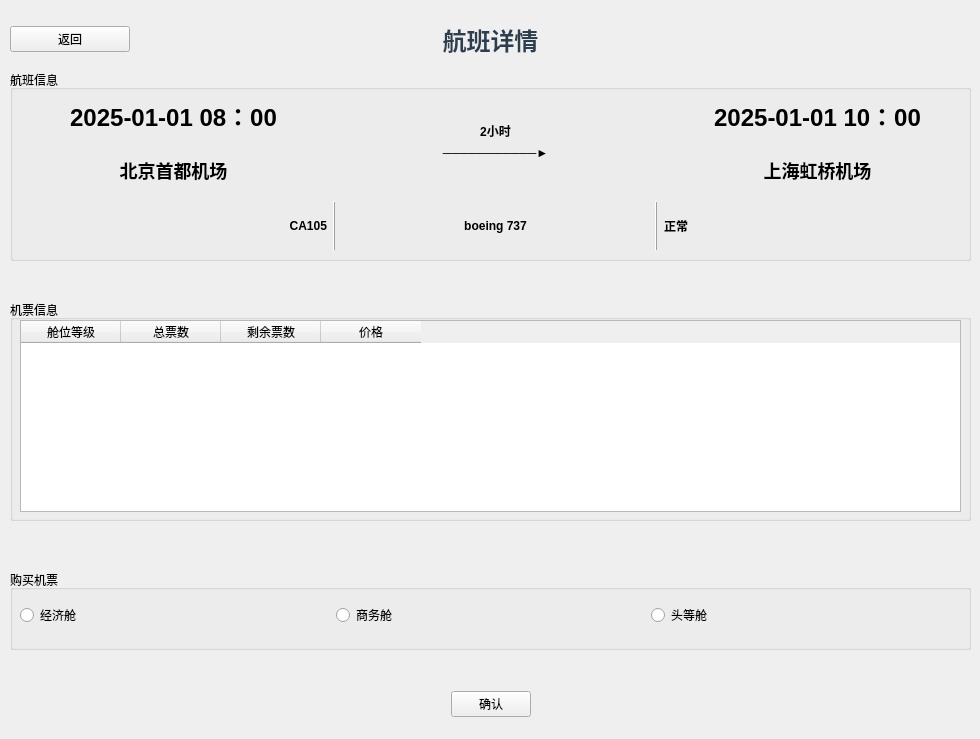
      <widget class="QWidget" name="page_flight_detail">
       <property name="styleSheet">
        <string notr="true">QLabel#labelDepartTime{font-size:24px;font-weight:bold;
}
QLabel#labelArriveTime{font-size:24px;font-weight:bold;
}
QLabel#labelDepartAirport{font-size:18px;font-weight:bold;
}
QLabel#labelArriveAirport{font-size:18px;font-weight:bold;
}
QLabel{font-weight:bold;}</string>
       </property>
       <widget class="QWidget" name="horizontalLayoutWidget_4">
        <property name="geometry">
         <rect>
          <x>10</x>
          <y>10</y>
          <width>961</width>
          <height>59</height>
         </rect>
        </property>
        <layout class="QHBoxLayout" name="horizontalLayout_8">
         <property name="spacing">
          <number>300</number>
         </property>
         <item>
          <widget class="QPushButton" name="btnBackFromDetail">
           <property name="text">
            <string>返回</string>
           </property>
           <property name="icon">
            <iconset theme="QIcon::ThemeIcon::GoPrevious"/>
           </property>
          </widget>
         </item>
         <item>
          <widget class="QLabel" name="label_7">
           <property name="styleSheet">
            <string notr="true">font-size: 18pt;
font-weight: bold; color: #2c3e50; padding: 10px;</string>
           </property>
           <property name="text">
            <string>航班详情</string>
           </property>
           <property name="alignment">
            <set>Qt::AlignmentFlag::AlignCenter</set>
           </property>
          </widget>
         </item>
         <item>
          <widget class="QWidget" name="widget_2" native="true"/>
         </item>
        </layout>
       </widget>
       <widget class="QGroupBox" name="groupBoxFlightInfo">
        <property name="geometry">
         <rect>
          <x>10</x>
          <y>70</y>
          <width>961</width>
          <height>191</height>
         </rect>
        </property>
        <property name="title">
         <string>航班信息</string>
        </property>
        <widget class="QWidget" name="gridLayoutWidget_3">
         <property name="geometry">
          <rect>
           <x>10</x>
           <y>20</y>
           <width>951</width>
           <height>161</height>
          </rect>
         </property>
         <layout class="QGridLayout" name="gridLayout">
          <item row="0" column="4">
           <widget class="QLabel" name="labelArriveTime">
            <property name="text">
             <string>2025-01-01 10：00</string>
            </property>
            <property name="alignment">
             <set>Qt::AlignmentFlag::AlignCenter</set>
            </property>
           </widget>
          </item>
          <item row="2" column="2">
           <widget class="QLabel" name="labelAirplaneModel">
            <property name="text">
             <string>boeing 737</string>
            </property>
            <property name="alignment">
             <set>Qt::AlignmentFlag::AlignCenter</set>
            </property>
           </widget>
          </item>
          <item row="1" column="0">
           <widget class="QLabel" name="labelDepartAirport">
            <property name="text">
             <string>北京首都机场</string>
            </property>
            <property name="alignment">
             <set>Qt::AlignmentFlag::AlignCenter</set>
            </property>
           </widget>
          </item>
          <item row="2" column="4">
           <widget class="QLabel" name="labelStatus">
            <property name="text">
             <string>正常</string>
            </property>
           </widget>
          </item>
          <item row="0" column="0">
           <widget class="QLabel" name="labelDepartTime">
            <property name="text">
             <string>2025-01-01 08：00</string>
            </property>
            <property name="alignment">
             <set>Qt::AlignmentFlag::AlignCenter</set>
            </property>
           </widget>
          </item>
          <item row="2" column="0">
           <widget class="QLabel" name="labelFlightNo">
            <property name="text">
             <string>CA105</string>
            </property>
            <property name="alignment">
             <set>Qt::AlignmentFlag::AlignRight|Qt::AlignmentFlag::AlignTrailing|Qt::AlignmentFlag::AlignVCenter</set>
            </property>
           </widget>
          </item>
          <item row="1" column="4">
           <widget class="QLabel" name="labelArriveAirport">
            <property name="text">
             <string>上海虹桥机场</string>
            </property>
            <property name="alignment">
             <set>Qt::AlignmentFlag::AlignCenter</set>
            </property>
           </widget>
          </item>
          <item row="1" column="2">
           <widget class="QLabel" name="label_11">
            <property name="text">
             <string>───────────►</string>
            </property>
            <property name="alignment">
             <set>Qt::AlignmentFlag::AlignHCenter|Qt::AlignmentFlag::AlignTop</set>
            </property>
           </widget>
          </item>
          <item row="2" column="1">
           <widget class="QFrame" name="frame_3">
            <property name="frameShape">
             <enum>QFrame::Shape::VLine</enum>
            </property>
            <property name="frameShadow">
             <enum>QFrame::Shadow::Raised</enum>
            </property>
           </widget>
          </item>
          <item row="0" column="2">
           <widget class="QLabel" name="labelDuration">
            <property name="text">
             <string>2小时</string>
            </property>
            <property name="alignment">
             <set>Qt::AlignmentFlag::AlignBottom|Qt::AlignmentFlag::AlignHCenter</set>
            </property>
           </widget>
          </item>
          <item row="2" column="3">
           <widget class="QFrame" name="frame_4">
            <property name="frameShape">
             <enum>QFrame::Shape::VLine</enum>
            </property>
            <property name="frameShadow">
             <enum>QFrame::Shadow::Raised</enum>
            </property>
           </widget>
          </item>
         </layout>
        </widget>
       </widget>
       <widget class="QGroupBox" name="groupBox">
        <property name="geometry">
         <rect>
          <x>10</x>
          <y>300</y>
          <width>961</width>
          <height>221</height>
         </rect>
        </property>
        <property name="title">
         <string>机票信息</string>
        </property>
        <widget class="QTableWidget" name="tableTickets">
         <property name="geometry">
          <rect>
           <x>10</x>
           <y>20</y>
           <width>941</width>
           <height>192</height>
          </rect>
         </property>
         <column>
          <property name="text">
           <string>舱位等级</string>
          </property>
         </column>
         <column>
          <property name="text">
           <string>总票数</string>
          </property>
         </column>
         <column>
          <property name="text">
           <string>剩余票数</string>
          </property>
         </column>
         <column>
          <property name="text">
           <string>价格</string>
          </property>
         </column>
        </widget>
       </widget>
       <widget class="QGroupBox" name="groupBox_">
        <property name="geometry">
         <rect>
          <x>10</x>
          <y>570</y>
          <width>961</width>
          <height>80</height>
         </rect>
        </property>
        <property name="title">
         <string>购买机票</string>
        </property>
        <widget class="QWidget" name="horizontalLayoutWidget_8">
         <property name="geometry">
          <rect>
           <x>10</x>
           <y>20</y>
           <width>941</width>
           <height>51</height>
          </rect>
         </property>
         <layout class="QHBoxLayout" name="horizontalLayout_14">
          <item>
           <widget class="QRadioButton" name="radioEconomy">
            <property name="text">
             <string>经济舱</string>
            </property>
           </widget>
          </item>
          <item>
           <widget class="QRadioButton" name="radioBusiness">
            <property name="text">
             <string>商务舱</string>
            </property>
           </widget>
          </item>
          <item>
           <widget class="QRadioButton" name="radioFirst">
            <property name="text">
             <string>头等舱</string>
            </property>
           </widget>
          </item>
         </layout>
        </widget>
       </widget>
       <widget class="QWidget" name="horizontalLayoutWidget_9">
        <property name="geometry">
         <rect>
          <x>10</x>
          <y>679</y>
          <width>961</width>
          <height>51</height>
         </rect>
        </property>
        <layout class="QHBoxLayout" name="horizontalLayout_15">
         <item>
          <spacer name="horizontalSpacer_4">
           <property name="orientation">
            <enum>Qt::Orientation::Horizontal</enum>
           </property>
           <property name="sizeHint" stdset="0">
            <size>
             <width>40</width>
             <height>20</height>
            </size>
           </property>
          </spacer>
         </item>
         <item>
          <widget class="QPushButton" name="btnConfirmBook">
           <property name="text">
            <string>确认</string>
           </property>
          </widget>
         </item>
         <item>
          <spacer name="horizontalSpacer_5">
           <property name="orientation">
            <enum>Qt::Orientation::Horizontal</enum>
           </property>
           <property name="sizeHint" stdset="0">
            <size>
             <width>40</width>
             <height>20</height>
            </size>
           </property>
          </spacer>
         </item>
        </layout>
       </widget>
      </widget>
